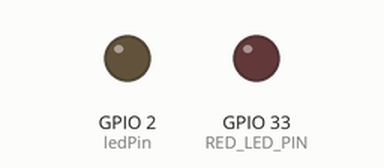
Recording of a sketch running on a simulated ESP32. Parts: output pins drawn as LEDs (lit = HIGH). Dashed ring = blinking. What the sketch prints to the serial monitor is not drawn.

Above: at 0.5 s.
At 2.2 s:
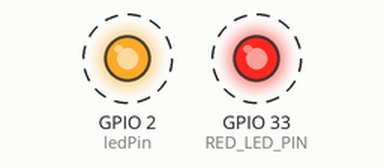
Timing chart, 0 to 3.0 s (numbered marks = the images above):
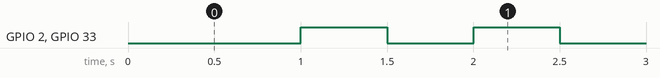

The sketch:

traffic_light_esp.ino
```cpp
#define RED_LED_PIN 33

const unsigned long redLEDToggleDuration = 500; // ms


bool isRedLEDOn = false;
unsigned long lastREDLEDToggleTime = 0;  // will store last time LED was updated

const int ledPin = 2;


void setup() {
  Serial.begin(115200);
  pinMode(RED_LED_PIN, OUTPUT);
  pinMode(ledPin, OUTPUT);

}
void loop() {
  blinkRedLED();
  Serial.println("Looping");
}


void blinkRedLED() {
  unsigned long currentMillis = millis();
  if (isRedLEDOn && (currentMillis - lastREDLEDToggleTime >= redLEDToggleDuration)) {
    digitalWrite(RED_LED_PIN, HIGH);
      digitalWrite(ledPin, HIGH);

    isRedLEDOn = false;
    lastREDLEDToggleTime = currentMillis;
  } else if (isRedLEDOn == false && (currentMillis -lastREDLEDToggleTime >= redLEDToggleDuration)) {
    digitalWrite(RED_LED_PIN, LOW);
    digitalWrite(ledPin, LOW);

    isRedLEDOn = true;
    lastREDLEDToggleTime = currentMillis;
  }
}
```

Measured:
- by itself, GPIO 2 (ledPin), GPIO 33 (RED_LED_PIN): alternates HIGH for 0.50 s and LOW for 0.50 s
